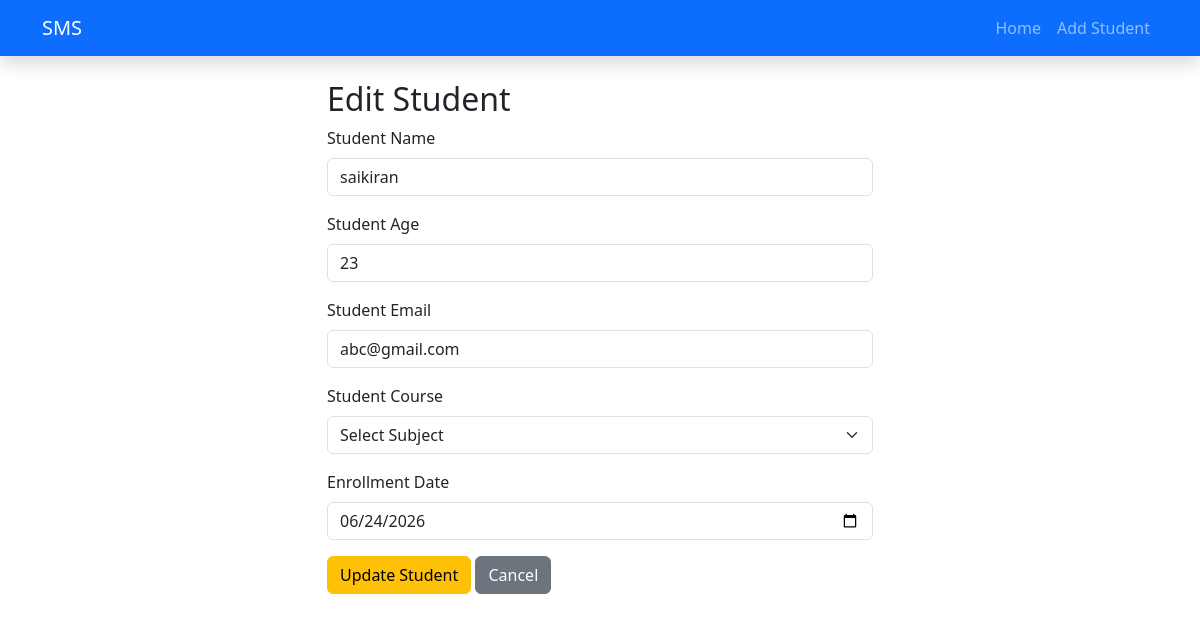
Page /edit/1/ on the committed database.
### school/models.py (models this page shows, shortened)
class Student(models.Model):
    COURSE_CHOICES = [
        ('Math', 'Math'),
        ('Science', 'Science'),
        ('English', 'English'),
        ('History', 'History'),
        ('Computer Science', 'Computer Science'),
        ('All subjects', 'All subjects'),
    ]
    name = models.CharField(max_length=150)
    age = models.IntegerField()
    email = models.EmailField()
    course = models.CharField(max_length=100, choices=COURSE_CHOICES)
    enrollment_date = models.DateField()

### school/views.py (the view)
# urls.py: path('edit/<int:student_id>/', views.edit_student, name='edit_student'),
def edit_student(request, student_id):
    student = Student.objects.get(id=student_id)
    if request.method == 'POST':
        form = StudentForm(request.POST, instance=student)
        if form.is_valid():
            form.save()
            return redirect('admin_view')
    else:
        form = StudentForm(instance=student)
    return render(request, 'admin_view/edit_student.html', {
        'form': form
    })

### school/forms.py
class StudentForm(forms.ModelForm):
    class Meta:
        model = Student
        fields = ['name', 'age', 'email', 'course', 'enrollment_date']
        widgets = {
            'name': forms.TextInput(attrs={'class': 'form-control'}),
            'age': forms.NumberInput(attrs={'class': 'form-control'}),
            'email': forms.EmailInput(attrs={'class': 'form-control'}),
            'course': forms.TextInput(attrs={'class': 'form-control'}),
            'enrollment_date': forms.DateInput(
                attrs={
                    'class': 'form-control',
                    'type': 'date'
                }
            ),
        }

### templates/admin_view/edit_student.html (shortened to what this page needs)
{% extends 'admin_view/base.html' %}
{% block content %}
<div class="row justify-content-center">
    <div class="col-md-6">
        <h2>Edit Student</h2>
        <form method="POST">
            <div class="mb-3">
                <label class="form-label">Student Name</label>
                {{ form.name }}
            </div>
            <div class="mb-3">
                <label class="form-label">Student Age</label>
                {{ form.age }}
            </div>
            <div class="mb-3">
                <label class="form-label">Student Email</label>
                {{ form.email }}
            </div>
           <div class="mb-3">
                <label for="course" class="form-label">Student Course</label>
                <select name="course" id="course"   class="form-select">
                    <option value="">Select Subject</option>
                </select>
            </div>
            <div class="mb-3">
                <label class="form-label">Enrollment Date</label>
                {{ form.enrollment_date }}
            </div>
            <button type="submit" class="btn btn-warning">
                Update Student
            </button>
            <a href="{% url 'admin_view' %}" class="btn btn-secondary">
                Cancel
            </a>
        </form>
    </div>
</div>
{% endblock %}

### rows in the picture
Student: name "saikiran", age "23", email "abc@gmail.com", enrollment_date "06/24/2026"
